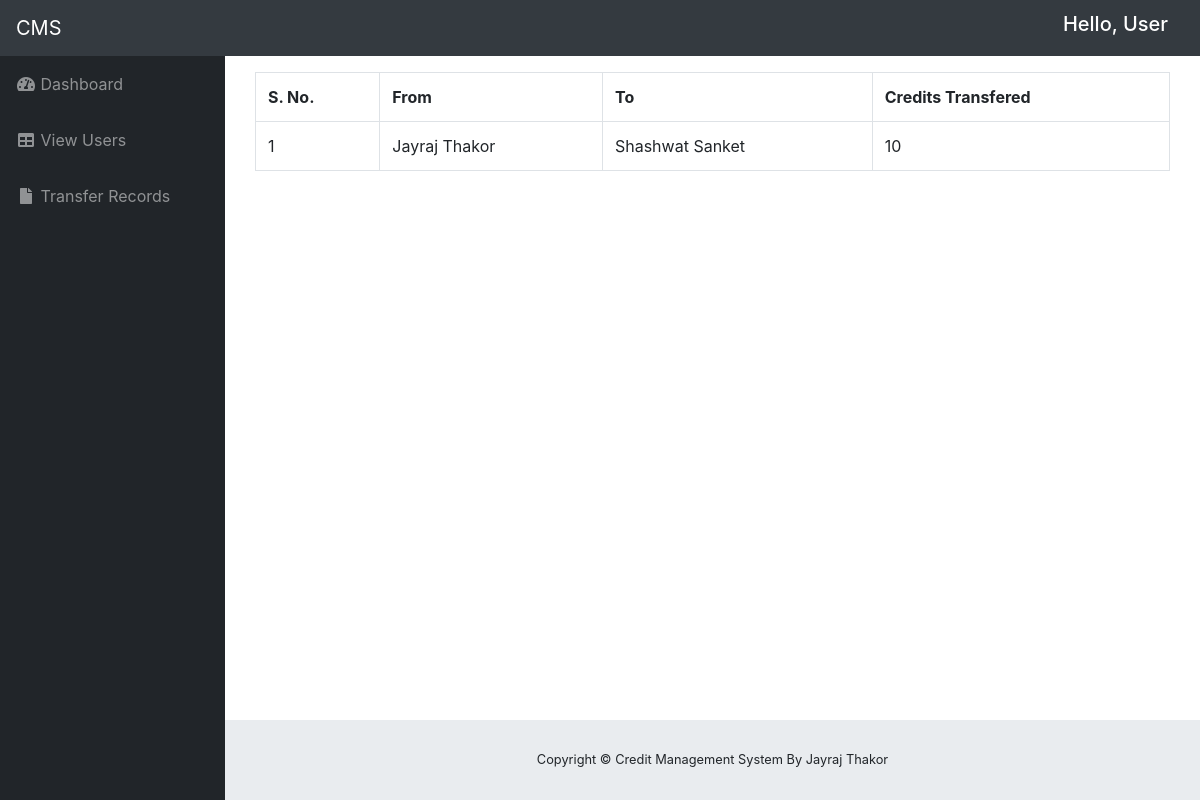
The page /transferrecords.php on the database its author committed.
### tables this page shows
CREATE TABLE `transferrecords` (
  `id` int(10) NOT NULL,
  `From_user` varchar(100) NOT NULL,
  `To_user` varchar(100) NOT NULL,
  `creditstransfered` int(10) NOT NULL
);

### transferrecords.php (the view)
<?php include 'dbcon.php'?>
<?php include 'header1.php'?>
<?php
$query = "SELECT * FROM transferrecords";
$result = mysqli_query($connection,$query);
?>
<div class="container">
    <table class="table table-bordered table-hover" style="border-radius: 5px;">
        <tr>
            <th>S. No.</th>
            <th>From</th>
            <th>To</th>
            <th>Credits Transfered</th>
        </tr>
        <?php
            while($rows = mysqli_fetch_array($result))
            {
                echo "<tr>";
                echo "<td>" .$rows['id']. "</td>";
                echo "<td>" .$rows['From_user']. "</td>";
                echo "<td>" .$rows['To_user']. "</td>";
                echo "<td>" .$rows['creditstransfered']. "</td>";
                echo "</tr>";
            }
        ?>
    </table>
</div>
<?php include 'footer.php'?>

### rows shown on the page
transferrecords: id "1", From_user "Jayraj Thakor", To_user "Shashwat Sanket", creditstransfered "10"
